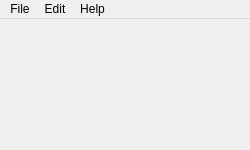
<?xml version="1.0" encoding="UTF-8"?>
<ui version="4.0">
 <class>Mainwindow</class>
 <widget class="QMainWindow" name="Mainwindow">
  <property name="geometry">
   <rect>
    <x>0</x>
    <y>0</y>
    <width>250</width>
    <height>150</height>
   </rect>
  </property>
  <property name="windowTitle">
   <string>Library</string>
  </property>
  <property name="windowIcon">
   <iconset resource="resources.qrc">
    <normaloff>:/Files/Resources/Icons/library_icon.ico</normaloff>:/Files/Resources/Icons/library_icon.ico</iconset>
  </property>
  <widget class="QWidget" name="centralWidget">
   <widget class="QLabel" name="label_welc_pic">
    <property name="enabled">
     <bool>true</bool>
    </property>
    <property name="geometry">
     <rect>
      <x>0</x>
      <y>5</y>
      <width>250</width>
      <height>100</height>
     </rect>
    </property>
    <property name="autoFillBackground">
     <bool>true</bool>
    </property>
    <property name="text">
     <string/>
    </property>
    <property name="pixmap">
     <pixmap resource="resources.qrc">:/Files/Resources/Pictures/welc_pic.png</pixmap>
    </property>
    <property name="scaledContents">
     <bool>true</bool>
    </property>
    <property name="wordWrap">
     <bool>false</bool>
    </property>
   </widget>
  </widget>
  <widget class="QMenuBar" name="menuBar">
   <property name="geometry">
    <rect>
     <x>0</x>
     <y>0</y>
     <width>250</width>
     <height>21</height>
    </rect>
   </property>
   <widget class="QMenu" name="menuFile">
    <property name="title">
     <string>File</string>
    </property>
    <addaction name="action_add_book"/>
    <addaction name="action_show_library"/>
    <addaction name="separator"/>
    <addaction name="action_exit"/>
   </widget>
   <widget class="QMenu" name="menuEdit">
    <property name="title">
     <string>Edit</string>
    </property>
    <addaction name="action_edit"/>
    <addaction name="separator"/>
    <addaction name="action_search"/>
   </widget>
   <widget class="QMenu" name="menuAbout">
    <property name="title">
     <string>Help</string>
    </property>
    <addaction name="action_about"/>
   </widget>
   <addaction name="menuFile"/>
   <addaction name="menuEdit"/>
   <addaction name="menuAbout"/>
  </widget>
  <action name="action_add_book">
   <property name="text">
    <string>Add book</string>
   </property>
  </action>
  <action name="action_exit">
   <property name="text">
    <string>Exit</string>
   </property>
  </action>
  <action name="action_search">
   <property name="text">
    <string>Search</string>
   </property>
  </action>
  <action name="action_about">
   <property name="text">
    <string>About</string>
   </property>
  </action>
  <action name="action_show_library">
   <property name="text">
    <string>Show library</string>
   </property>
  </action>
  <action name="action_edit">
   <property name="text">
    <string>Edit</string>
   </property>
  </action>
  <action name="action_delete">
   <property name="text">
    <string>Delete</string>
   </property>
  </action>
  <action name="actionNew_library">
   <property name="text">
    <string>New library</string>
   </property>
  </action>
 </widget>
 <layoutdefault spacing="6" margin="11"/>
 <resources>
  <include location="resources.qrc"/>
 </resources>
 <connections/>
</ui>
